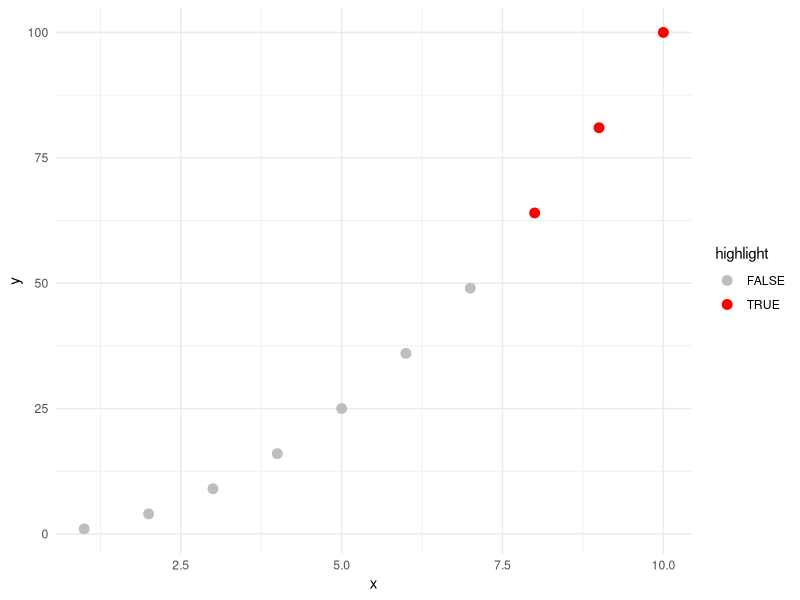

Reproduce this figure in R.
#17. Use logical conditions to highlight subsets of points in different colors.
library(ggplot2)

df <- data.frame(
  x = 1:10,
  y = (1:10)^2
)

df$highlight <- df$y > 50

ggplot(df, aes(x, y, color = highlight)) +
  geom_point(size = 3) +
  scale_color_manual(values = c("FALSE" = "gray", "TRUE" = "red")) +
  theme_minimal()
